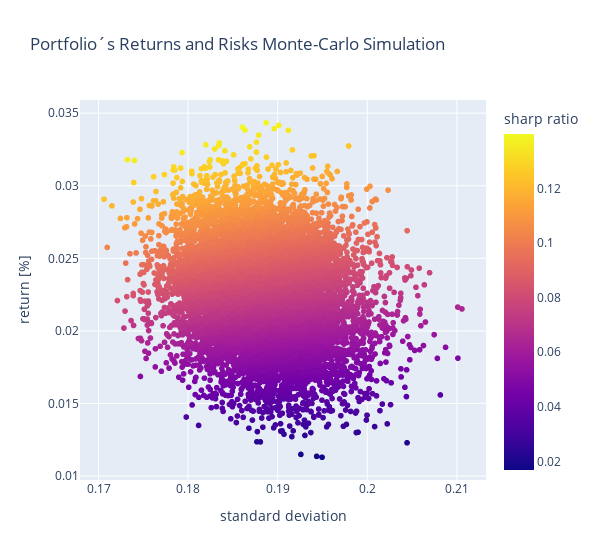

This figure's notebook cell:
### Code cell
# plot returns vs risk
fig = px.scatter(x=df_simulation['portfolio standard dev'], 
                 y=df_simulation['portfolio return']*100,
                 color=df_simulation['portfolio sharp ratio']*100,
                 labels={'y': 'return [%]', 'x': 'standard deviation', 'color': 'sharp ratio'},
                 width=600, 
                 title='Portfolio´s Returns and Risks Monte-Carlo Simulation')
fig.show()

### Figure 1 — Plotly figure (JSON) as saved in the notebook; plotly's stock layout.template omitted (floating-point values rounded to 4 significant figures; data arrays with more than 128 entries replaced by an {"elided": "..."} marker saying what was removed)
{"data": [{"hovertemplate": "standard deviation=%{x}<br>return [%]=%{y}<br>sharp ratio=%{marker.color}<extra></extra>", "legendgroup": "", "marker": {"color": {"elided": "10000 float values"}, "coloraxis": "coloraxis", "symbol": "circle"}, "mode": "markers", "name": "", "showlegend": false, "type": "scattergl", "x": {"elided": "10000 float values"}, "xaxis": "x", "y": {"elided": "10000 float values"}, "yaxis": "y"}], "layout": {"coloraxis": {"colorbar": {"title": {"text": "sharp ratio"}}, "colorscale": [[0, "#0d0887"], [0.1111, "#46039f"], [0.2222, "#7201a8"], [0.3333, "#9c179e"], [0.4444, "#bd3786"], [0.5556, "#d8576b"], [0.6667, "#ed7953"], [0.7778, "#fb9f3a"], [0.8889, "#fdca26"], [1, "#f0f921"]]}, "legend": {"tracegroupgap": 0}, "title": {"text": "Portfolio´s Returns and Risks Monte-Carlo Simulation"}, "width": 600, "xaxis": {"anchor": "y", "domain": [0, 1], "title": {"text": "standard deviation"}}, "yaxis": {"anchor": "x", "domain": [0, 1], "title": {"text": "return [%]"}}}}
